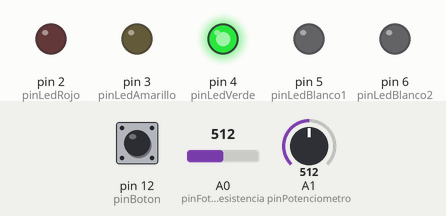
Recording of a sketch running on a simulated Arduino Uno, built with avr-gcc and run on an emulated ATmega328P. On the bench: output pins drawn as LEDs (lit = HIGH). Dashed ring = blinking. The test bench sets the inputs (shaded band); at power-on: pin 12 (pinBoton) HIGH, A0 (pinFotoresistencia) = 512, A1 (pinPotenciometro) = 512.

Above: at 1.2 s.
1.3 s: pin 12 (pinBoton) pulled LOW for 0.15 s
At 1.98 s:
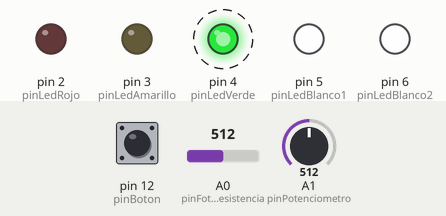
At 3.2 s:
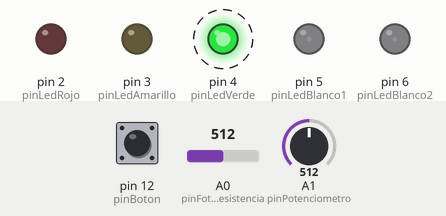
4.4 s: A0 (pinFotoresistencia) set to 786
At 4.72 s:
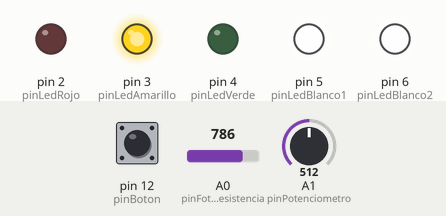
7.4 s: A0 (pinFotoresistencia) set to 812
8.9 s: A0 (pinFotoresistencia) set to 790
At 9.35 s:
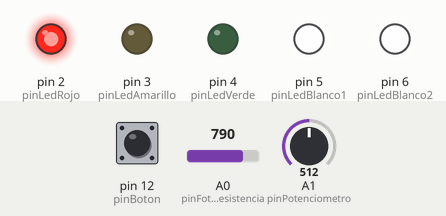
11.9 s: A1 (pinPotenciometro) set to 716
14.9 s: pin 12 (pinBoton) pulled LOW for 3.2 s
Timing chart, 0 to 20.6 s (numbered marks = the images above; inputs shaded):
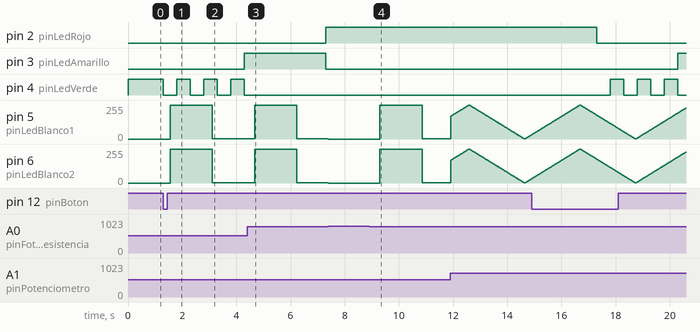

The sketch:

Manual_KBRU_Proyecto.ino
```cpp
const int pinLedRojo = 2;
const int pinLedAmarillo = 3;
const int pinLedVerde = 4;

const int pinLedBlanco1 = 5;
const int pinLedBlanco2 = 6;

const int pinBoton = 12;
const int pinFotoresistencia = 0;
const int pinPotenciometro = 1;

unsigned long milisActual =0;
unsigned long milisAnteriorAlumbrado = 0;
unsigned long milisAnteriorSemaforo = 0;

int contadorFade = 0;
int sentidoDeFade = 0;
int estadoDeSemaforo = 1; //1@verde   2@ cuatro parpadeos en verde      3@amarillo    4@rojo

void setup()
{
  Serial.begin(9600);
  pinMode(pinLedRojo,     OUTPUT);
  pinMode(pinLedAmarillo, OUTPUT);
  pinMode(pinLedVerde,    OUTPUT);
  pinMode(pinLedBlanco1,  OUTPUT);
  pinMode(pinLedBlanco2,  OUTPUT);
  pinMode(pinBoton,       INPUT_PULLUP);
}

void loop()
{
  milisActual = millis();//Cada ciclo loop(){} obtenemos el tiempo en milisegundos que ha transcurrido desde que inicio el programa
  alumbradoPublico();//Función correspondiente a la tarea de alumbrado público
  semaforo();//Fucnión correspondiente a la tarea de atención a las solicitudes de cambio de luces
}

//Función de tipo void (por no regresa ningún valor) que contiene el código necesario para lelvar a cabo la tarea de alumbrado público
//Para usar esta función solo es necesario escribir "alumbradoPublico();" y las líneas de código contenidas en esta declaración se ejecutarán
void alumbradoPublico(){
    int valorFotoresistencia = analogRead(pinFotoresistencia);//leemos el valor analógico en la fotoresistencia
    if(valorFotoresistencia > 800){//Si l ailuminación detectada es lo suficientemente alta
        analogWrite(pinLedBlanco1, 0);//Apagamos los leds blanco
        analogWrite(pinLedBlanco2, 0);
      }
    else{//En caso de que la iluminación detectada es baja
      int valorPotenciometro = analogRead(pinPotenciometro);//leemos el valor analógico del potenciómetro
      int tiempoDelay = map(valorPotenciometro,0,1023,1,10);//Escalamos el valor analógico leido del potenciómetro para obtener un npumero del 1 al 10

      if ((milisActual - milisAnteriorAlumbrado) > tiempoDelay ){//Comparamos si el tiempo transcurrido desde la última variación a la variable "contadorFade"
                                                                 //es mayor al tiempo calculado a partir de la lectura del potenciometro
        milisAnteriorAlumbrado = milisActual;//Actualizamos el tiempo que ha transcurrido desde que inició el programa hasta la ultima variación de "contadorFade"
        if (sentidoDeFade ==0){//La variable sentidoDeFade nos indica si debemos aumentar o disminuir el valor de "contadorFade"
          if(contadorFade<255){// si no se ha llegado al límite superior
            analogWrite(pinLedBlanco1, contadorFade);//
            analogWrite(pinLedBlanco2, contadorFade);
            //analogWrite(pinLedBlanco2, 255- contadorFade);//Descomenta esta línea y comenta la anterior para ver que pasa
            contadorFade++;//aumentamos
          }
          else{
            sentidoDeFade = 1;//Cambiamos el sentido para que la siguiente ez que se llame a esta función, comience a disminuir el valor de "contadorFade"
          }
        }
        else{//si el valor de "sentidoFade" no es igual a 0
            if(contadorFade>0){//// si no se ha llegado al límite superior
              analogWrite(pinLedBlanco1, contadorFade);
              analogWrite(pinLedBlanco2, contadorFade);
              //analogWrite(pinLedBlanco2, 255- contadorFade);//Descomenta esta línea y comenta la anterior para ver que pasa
              contadorFade--;// disminuimos
            }
          else{
            sentidoDeFade = 0;//Cambiamos el sentido para que la siguiente ez que se llame a esta función, comience a aumentar el valor de "contadorFade"
          }
        }
      }
    }

}

//Función de tipo void (por no regresa ningún valor) que contiene el código necesario para llevar a cabo la tarea de atencion a las solicitudes
//de cambio de luces en el semáforo vehicular
//Para usar esta función solo es necesario escribir "semáforo();" y las líneas de código contenidas en esta declaración se ejecutarán
void semaforo(){
  switch(estadoDeSemaforo){//Inicio de la estructura de control switch(){} cuya variable de control es "estadoDeSemaforo"
    case 1:
      digitalWrite(pinLedVerde, 1);
      digitalWrite(pinLedAmarillo, 0);
      digitalWrite(pinLedRojo, 0);

      if(digitalRead(pinBoton) == 0){//Cuando el botón se presiona
        estadoDeSemaforo = 2;//Actualizamos el valor de "estadoDeSemaforo" para que la siguiente vez que sea llamada esta
                            //función se ejecute el bloque de código correspondiente al caso 2
        milisAnteriorSemaforo = milisActual;//Actualizamos el valor de "milisAnteriorSemaforo"
                                            //Esta variable nos ayudará a cambiar el valor de "estadoDeSemaforo" en los casos 2, 3 y 4
      }
    break;

    case 2:

      digitalWrite(pinLedAmarillo, 0);//Mantenemos apagada la luz amarilla
      digitalWrite(pinLedRojo, 0);//mMntenemos apagada la luz roja
      //Generamos 3 parpadeos de la luz vede midiendo el tiempo que ha transcurrido desde uq se oprimió el boton
      if( (milisActual - milisAnteriorSemaforo) < 500){
        digitalWrite(pinLedVerde, 0);
      }
      else if((milisActual - milisAnteriorSemaforo) < 1000){
        digitalWrite(pinLedVerde, 1);
      }
      else if( (milisActual - milisAnteriorSemaforo) < 1500){
        digitalWrite(pinLedVerde, 0);
      }
      else if((milisActual - milisAnteriorSemaforo) < 2000){
        digitalWrite(pinLedVerde, 1);
      }
      else if( (milisActual - milisAnteriorSemaforo) < 2500){
        digitalWrite(pinLedVerde, 0);
      }
      else if((milisActual - milisAnteriorSemaforo) < 3000){
        digitalWrite(pinLedVerde, 1);
      }
      else {
        digitalWrite(pinLedVerde, 0);
        estadoDeSemaforo = 3;//Actualizamos el valor de "estadoDeSemaforo" para que la siguiente vez que sea llamada esta
                            //función se ejecute el bloque de código correspondiente al caso 3
      }
    break;

    case 3:
      digitalWrite(pinLedVerde, 0);//Apagamos la luz verde
      digitalWrite(pinLedAmarillo, 1);//Encendemos la luz amarilla
      digitalWrite(pinLedRojo, 0);//Mantenemos apagada la luz roja

       if( (milisActual - milisAnteriorSemaforo) > 6000){//Cuando el tiempo transcurrido desde que el btón fue presonado es mayor a 6000 ms
        estadoDeSemaforo = 4;//Actualizamos el valor de "estadoDeSemaforo" para que la siguiente vez que sea llamada esta
                            //función se ejecute el bloque de código correspondiente al caso 4
      }
    break;

    case 4:
      digitalWrite(pinLedVerde, 0);//Mantenemos apagada la luz verde
      digitalWrite(pinLedAmarillo, 0);//Apagamos la luz amarilla
      digitalWrite(pinLedRojo, 1);//Encendemos la luz verde

      if( (milisActual - milisAnteriorSemaforo) > 16000){//Cuando el tiempo transcurrido desde que el btón fue presonado es mayor a 16000 ms
        estadoDeSemaforo = 1;//Actualizamos el valor de "estadoDeSemaforo" para que la siguiente vez que sea llamada esta
                            //función se ejecute el bloque de código correspondiente al caso 1
      }
    break;

    default:
    break;

  }

}
```

Measured:
- after the input at 1.3 s, pin 3 (pinLedAmarillo): LOW → HIGH after 3.0 s; pin 4 (pinLedVerde): alternates HIGH for 0.50 s and LOW for 0.50 s, starting at once
- after the input at 8.9 s, pin 5 (pinLedBlanco1), pin 6 (pinLedBlanco2): 0/255 → 254/255 after 0.40 s, → 1/255 1.6 s later
